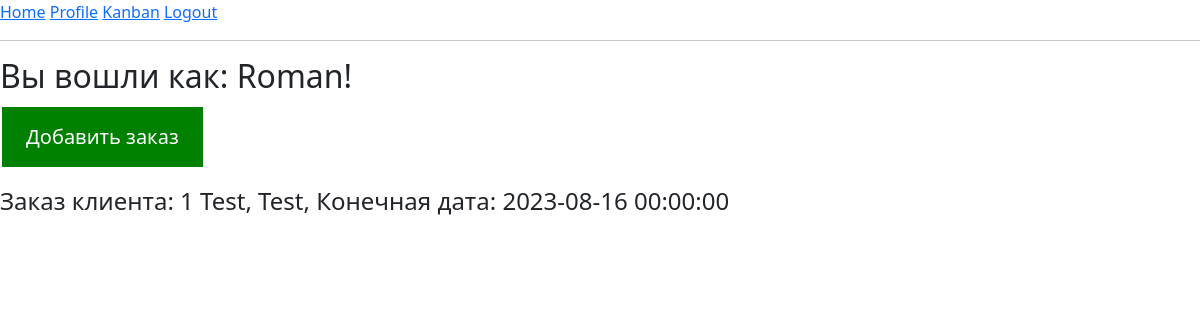
Before: /index (signed in) with the older database file.
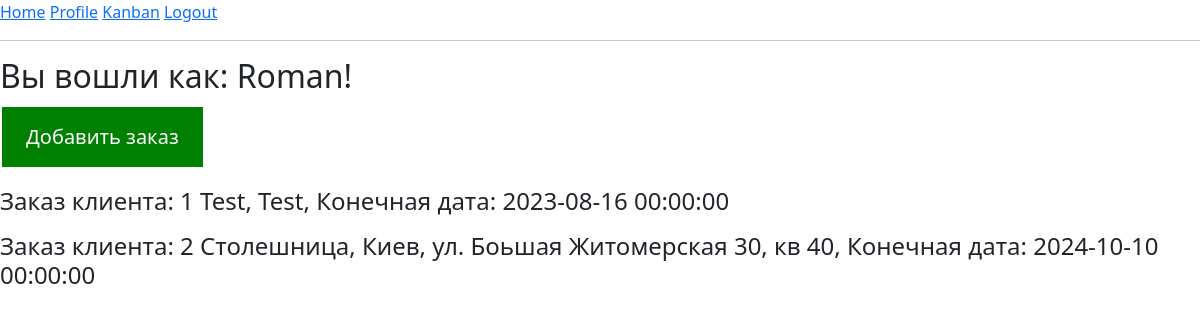
After: the same page with the newer database file.
### app/models.py (models this page shows, shortened)
class User(UserMixin, db.Model):
    id = db.Column(db.Integer, primary_key=True)
    first_name = db.Column(db.String(150), index=True)
    last_name = db.Column(db.String(150), index=True)
    phone = db.Column(db.String(120), index=True, unique=True)
    username = db.Column(db.String(64), index=True, unique=True)
    password_hash = db.Column(db.String(128))
    specialization_id = db.Column(db.Integer, db.ForeignKey('specialization.id'), nullable = False)
    posts = db.relationship('Post', backref='author', lazy='dynamic')
    followed = db.relationship(
        'User', secondary=followers,
        primaryjoin=(followers.c.follower_id == id),
        secondaryjoin=(followers.c.followed_id == id),
        backref=db.backref('followers', lazy='dynamic'), lazy='dynamic')

class OrderClient (db.Model):
    id = db.Column(db.Integer, primary_key=True)
    title_order = db.Column(db.String(300))
    title_stone = db.Column(db.String(300))
    object_description = db.Column(db.String(2000))
    address = db.Column(db.String(5000)) # address of project
    deadline = db.Column(db.DateTime) # when do we need to finish the project
    measurements = db.Column(db.Boolean, default=False, nullable=False) # choice - Fals/True, do we need measures
    project_drawing = db.Column(db.Boolean, default=False, nullable=False) # choice - Fals/True, do we need project drawing
    control = db.Column(db.Boolean, default=False, nullable=False)
    clients_id = db.Column(db.Integer, db.ForeignKey('clients.id'), nullable=False) # relationship to table "clients" meny to one
    def __repr__(self):
        return f'Заказ клиента: {self.id} {self.title_order}, {self.address}, Конечная дата: {self.deadline}'

### app/routes.py (the view)
@app.route('/')
@app.route('/index')
@login_required
def index():
    order_by_client = OrderClient.query.all()
    return render_template('index.html', title='Главная', order_by_client=order_by_client)

### app/models.py (called while the page is built)
@login.user_loader
def load_user(id):
    return User.query.get(int(id))

### app/templates/index.html (shortened to what this page needs)
{% extends "base.html" %}
{% block content %}
 <h2> Вы вошли как: {{ current_user.first_name }}!</h2>
    <form action="{{ url_for('add_order') }}" method="get" target="_blank">
        <button type="submit" class="button"> Добавить заказ </button>
    </form>
    {% for order in order_by_client %}
    <div><p><h4>{{ order }}</h4></p></div>
    {% endfor %}
{% endblock %}

### app/templates/base.html (shortened to what this page needs)
<!doctype html>
<html>
<link href="https://cdn.jsdelivr.net/npm/bootstrap@5.2.3/dist/css/bootstrap.min.css" rel="stylesheet">
    <head>
    </head>
    <body>
        <div>
            <a href="{{ url_for('index') }}">Home</a>
            {% if current_user.is_anonymous %}
            <a href="{{ url_for('login') }}">Login</a>
            {% else %}
            <a href="{{ url_for('user', username=current_user.username) }}">Profile</a>
            <a href="{{ url_for('kanban') }}">Kanban</a>
            <a href="{{ url_for('logout') }}">Logout</a>
            {% endif %}
        </div>
        <hr>
        {% block content %}{% endblock %}
    </body>
</html>

### app/templates/index.html (style rules this page uses)
.button { background-color: green; border: none; color: white; padding: 15px 24px; text-align: center; text-decoration: none; display: inline-block; font-size: 20px; margin: 4px 2px; cursor: pointer; }

Changed rows visible on the page:
added OrderClient: id+title_order+address "Заказ клиента: 2 Столешница, Киев, ул. Боьшая Житомерская 30, кв 40, Конечная дата: 2024-10-10 00:00:00"
